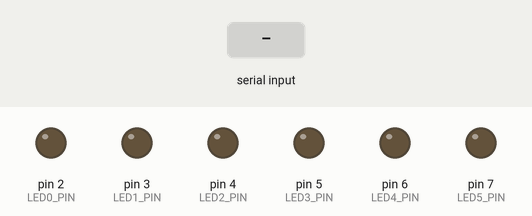
Bench run of a sketch on a simulated Arduino Uno, built with avr-gcc and run on an emulated ATmega328P. On the bench: output pins drawn as LEDs (lit = HIGH). The test bench sets the inputs (shaded band).

Above: at 1.2 s.
1.3 s: "O" received over Serial
At 1.7 s:
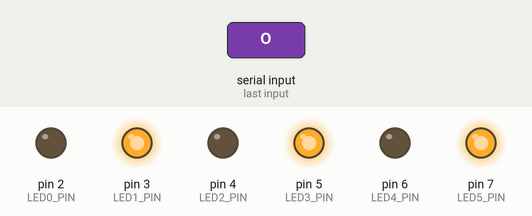
2.8 s: "E" received over Serial
At 4.0 s:
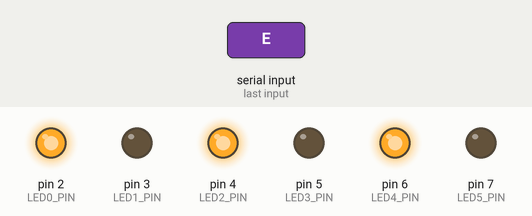
Timing chart, 0 to 5.8 s (numbered marks = the images above; inputs shaded):
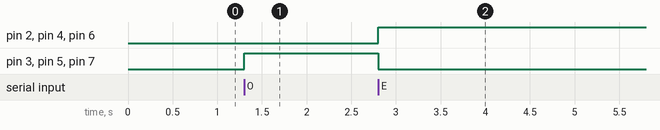

The sketch:

exercise1.ino
```cpp
#include <Arduino.h>

const int LED0_PIN = 2;
const int LED1_PIN = 3;
const int LED2_PIN = 4;
const int LED3_PIN = 5;
const int LED4_PIN = 6;
const int LED5_PIN = 7;

const int EVEN_LEDS[] = {LED0_PIN, LED2_PIN, LED4_PIN};
const int ODD_LEDS[] = {LED1_PIN, LED3_PIN, LED5_PIN};

const int DELAY_MS = 200;

void setup()
{
    for (int i = 0; i < 3; i++)
    {
        pinMode(EVEN_LEDS[i], OUTPUT);
    }

    for (int i = 0; i < 3; i++)
    {
        pinMode(ODD_LEDS[i], OUTPUT);
    }

    Serial.begin(9600);
}

void loop()
{
    if (Serial.available() > 0)
    {
        int serial = Serial.read();

        switch (serial)
        {
        case 'O':
            for (int i = 0; i < 3; i++)
            {
                digitalWrite(ODD_LEDS[i], HIGH);
                digitalWrite(EVEN_LEDS[i], LOW);
            }
            break;
        case 'E':
            for (int i = 0; i < 3; i++)
            {
                digitalWrite(EVEN_LEDS[i], HIGH);
                digitalWrite(ODD_LEDS[i], LOW);
            }
            break;
        default:
            break;
        }
    }
}
```

Measured:
- after the input at 1.3 s, pin 3 (LED1_PIN), pin 5 (LED3_PIN), pin 7 (LED5_PIN): LOW → HIGH at once
- after the input at 2.8 s, pin 2 (LED0_PIN), pin 4 (LED2_PIN), pin 6 (LED4_PIN): LOW → HIGH at once; pin 3 (LED1_PIN), pin 5 (LED3_PIN), pin 7 (LED5_PIN): HIGH → LOW at once
